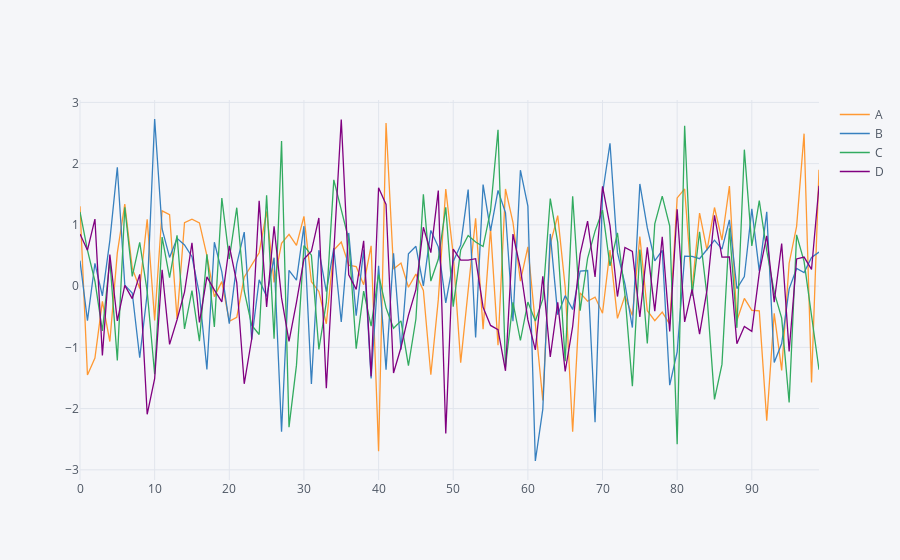

The code cell stored with this chart in its notebook:
### Code cell
# iplot makes plot interactive
#can zoom in, double click to zoom back out
df1.iplot()
